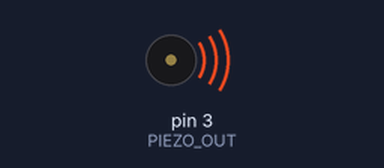
The sketch below on a simulated Arduino Uno, built with avr-gcc and run on an emulated ATmega328P. On the bench: buzzer (waves = sounding).

Above: at 0.1 s.
At 2.6 s:
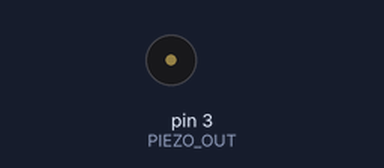
Timing chart, 0 to 4.1 s (numbered marks = the images above):
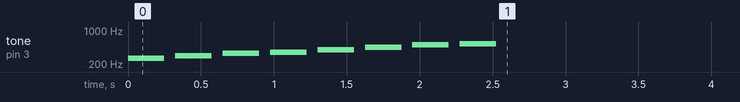

The sketch:

sketch_7.1.PiezoSolfaOutput.ino
```cpp
#include <pitches.h>

#define PIEZO_OUT 3
#define MELODY_LEN 8

// melody
int melody[MELODY_LEN] = {
  NOTE_C4, // 도 (C)
  NOTE_D4, // 레 (D)
  NOTE_E4, // 미 (E)
  NOTE_F4, // 파 (F)
  NOTE_G4, // 솔 (G)
  NOTE_A4, // 라 (A)
  NOTE_B4, // 시 (B)
  NOTE_C5  // 도 (C)
};

// 멜로디의 각 소리 출력 시간
int duration[MELODY_LEN] = {
  1,
  1,
  1,
  1,
  1,
  1,
  1,
  1
};

void setup() {

  for (int i = 0; i < MELODY_LEN; i++) {

    int d = duration[i] * 250;
    int m = melody[i];
    tone(PIEZO_OUT, m, d); // 소리 출력

    int pauseBetweenNotes = d * 1.30;
      delay(pauseBetweenNotes);
  }
  noTone(PIEZO_OUT); // 소리 출력 중지
}

void loop() {
  // 내용 없음
}
```
